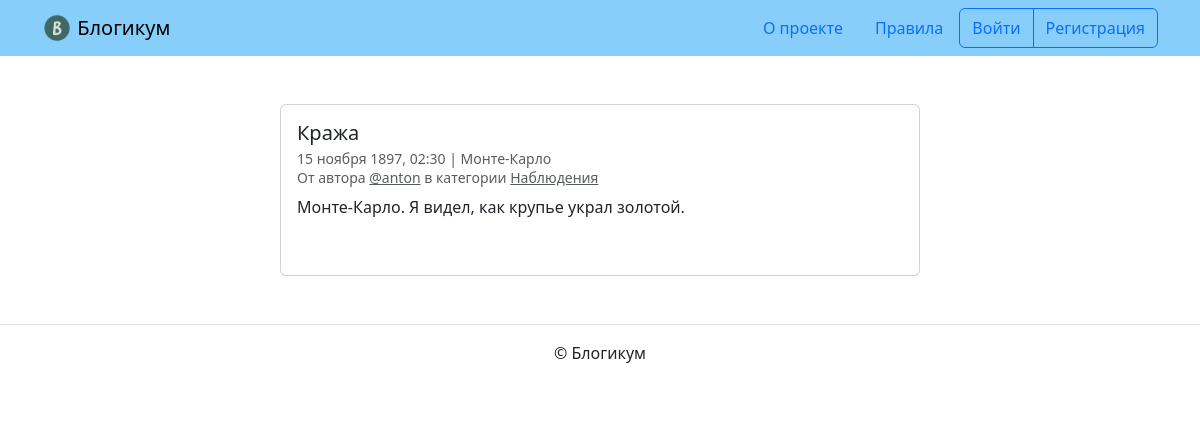
/posts/22/, run on the app's committed database.
### blog/models.py (models this page shows, shortened)
class BaseModel(models.Model):
    is_published = models.BooleanField(
        default=True,
        verbose_name='Опубликовано',
        help_text='Снимите галочку, чтобы скрыть публикацию.'
    )
    created_at = models.DateTimeField(
        auto_now_add=True,
        verbose_name='Добавлено'
    )
    class Meta:
        abstract = True

class Post(BaseModel):
    title = models.CharField(
        max_length=MX_CHARS,
        verbose_name='Заголовок'
    )
    text = models.TextField(
        verbose_name='Текст'
    )
    pub_date = models.DateTimeField(
        verbose_name='Дата и время публикации',
        help_text='Если установить дату и время в будущем — можно делать '
                  'отложенные публикации.'
    )
    author = models.ForeignKey(
        USER,
        on_delete=models.CASCADE,
        verbose_name='Автор публикации',
        related_name='posts'
    )
    location = models.ForeignKey(
        Location,
        on_delete=models.SET_NULL,
        blank=True,
        null=True,
        verbose_name='Местоположение',
        related_name='posts'
    )
    category = models.ForeignKey(
        Category,
        on_delete=models.SET_NULL,
        null=True,
        verbose_name='Категория',
        related_name='posts'
    )
    image = models.ImageField(
        verbose_name='Фото',
        upload_to='post_images',
        blank=True
    )
    comment_count = models.IntegerField(
        default=0,
        verbose_name='Кол-во комментов',
    )
    class Meta:
        verbose_name = 'публикация'
        verbose_name_plural = 'Публикации'
        ordering = ['-pub_date']

class Location(BaseModel):
    name = models.CharField(
        max_length=MX_CHARS,
        verbose_name='Название места'
    )
    class Meta:
        verbose_name = 'местоположение'
        verbose_name_plural = 'Местоположения'

class Category(BaseModel):
    title = models.CharField(
        max_length=MX_CHARS,
        verbose_name='Заголовок'
    )
    description = models.TextField(
        verbose_name='Описание'
    )
    slug = models.SlugField(
        unique=True,
        verbose_name='Идентификатор',
        help_text='Идентификатор страницы для URL; разрешены символы '
                  'латиницы, цифры, дефис и подчёркивание.'
    )
    class Meta:
        verbose_name = 'категория'
        verbose_name_plural = 'Категории'

### blog/views.py (the view)
# urls.py: path('posts/<int:post_id>/', views.detail, name='post_detail'),
def detail(request, post_id):
    post = get_object_or_404(Post, pk=post_id)
    form = CommentaryForm()
    comments = (Commentary.objects.filter(post_id=post_id)
                .order_by('created_at'))
    template = 'blog/detail.html'
    context = {'post': post, 'form': form, 'comments': comments}
    return render(request, template, context)

### templates/blog/detail.html (shortened to what this page needs)
{% extends "base.html" %}
{% block content %}
  <div class="col d-flex justify-content-center">
    <div class="card" style="width: 40rem;">
      <div class="card-body">
        <h5 class="card-title">{{ post.title }}</h5>
        <h6 class="card-subtitle mb-2 text-muted">
          <small>
            {{ post.pub_date|date:"d E Y, H:i" }} | {% if post.location and post.location.is_published %}{{ post.location.name }}{% else %}Планета Земля{% endif %}<br>
            От автора <a class="text-muted" href="{% url 'blog:profile' post.author.username %}">@{{ post.author.username }}</a> в
            категории {% include "includes/category_link.html" %}
          </small>
        </h6>
        <p class="card-text">{{ post.text|linebreaksbr }}</p>
        {% if post.is_published and post.category.is_published %}
        {% include "includes/comments.html" %}
        {% endif %}
      </div>
    </div>
  </div>
{% endblock %}

### templates/includes/category_link.html
<a class="text-muted" href="{% url 'blog:category_posts' post.category.slug %}">
  {{ post.category.title }}
</a>

### data on the page
Post: title "Кража", pub_date "15 ноября 1897, 02:30", location.name "Монте-Карло", author.username "anton", category "Наблюдения", text "Монте-Карло. Я видел, как крупье украл золотой."
